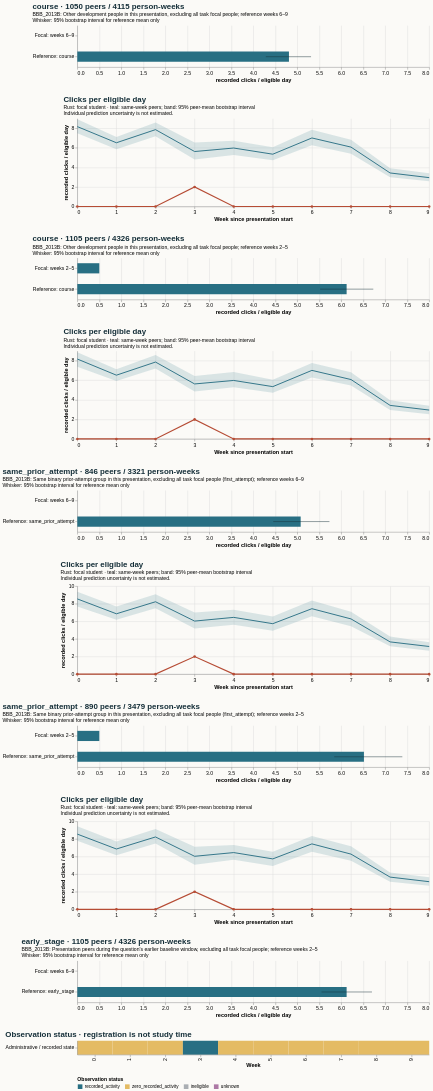

Write a Vega-Lite specification for this figure.
### Vega-Lite specification from a JSON file in a GitHub repository (floating-point values rounded to 4 significant figures)
{"$schema": "https://vega.github.io/schema/vega-lite/v5.20.1.json", "config": {"axis": {"labelFontSize": 11, "titleFontSize": 12}, "background": "#fbfaf7", "font": "sans-serif", "title": {"anchor": "start", "color": "#142e38", "fontSize": 17, "subtitleFontSize": 11}, "view": {"continuousHeight": 300, "continuousWidth": 300, "stroke": null}}, "datasets": {"data-092aed2665f8f89548e53bca0a2a637e": [{"end_day": 6, "focal_value": 0.0, "peer_ci_high": 8.939, "peer_ci_low": 7.497, "peer_mean": 8.174, "peer_observations": 1127, "peer_people": 1127, "reference": "course", "unit": "recorded clicks / eligible day", "week": 0}, {"end_day": 13, "focal_value": 0.0, "peer_ci_high": 7.107, "peer_ci_low": 5.869, "peer_mean": 6.521, "peer_observations": 1121, "peer_people": 1121, "reference": "course", "unit": "recorded clicks / eligible day", "week": 1}, {"end_day": 20, "focal_value": 0.0, "peer_ci_high": 8.592, "peer_ci_low": 7.179, "peer_mean": 7.865, "peer_observations": 1105, "peer_people": 1105, "reference": "course", "unit": "recorded clicks / eligible day", "week": 2}, {"end_day": 27, "focal_value": 2.0, "peer_ci_high": 6.537, "peer_ci_low": 4.809, "peer_mean": 5.625, "peer_observations": 1098, "peer_people": 1098, "reference": "course", "unit": "recorded clicks / eligible day", "week": 3}, {"end_day": 34, "focal_value": 0.0, "peer_ci_high": 6.728, "peer_ci_low": 5.265, "peer_mean": 5.982, "peer_observations": 1065, "peer_people": 1065, "reference": "course", "unit": "recorded clicks / eligible day", "week": 4}, {"end_day": 41, "focal_value": 0.0, "peer_ci_high": 6.074, "peer_ci_low": 4.743, "peer_mean": 5.35, "peer_observations": 1058, "peer_people": 1058, "reference": "course", "unit": "recorded clicks / eligible day", "week": 5}, {"end_day": 48, "focal_value": 0.0, "peer_ci_high": 7.841, "peer_ci_low": 6.268, "peer_mean": 7.012, "peer_observations": 1050, "peer_people": 1050, "reference": "course", "unit": "recorded clicks / eligible day", "week": 6}, {"end_day": 55, "focal_value": 0.0, "peer_ci_high": 6.835, "peer_ci_low": 5.396, "peer_mean": 6.076, "peer_observations": 1034, "peer_people": 1034, "reference": "course", "unit": "recorded clicks / eligible day", "week": 7}, {"end_day": 62, "focal_value": 0.0, "peer_ci_high": 3.903, "peer_ci_low": 2.99, "peer_mean": 3.431, "peer_observations": 1024, "peer_people": 1024, "reference": "course", "unit": "recorded clicks / eligible day", "week": 8}, {"end_day": 69, "focal_value": 0.0, "peer_ci_high": 3.402, "peer_ci_low": 2.585, "peer_mean": 2.953, "peer_observations": 1007, "peer_people": 1007, "reference": "course", "unit": "recorded clicks / eligible day", "week": 9}], "data-0f97547ea3e8c6976fefa3403fdad0dd": [{"hi": null, "lo": null, "series": "Focal: weeks 6–9", "value": 0.0}, {"hi": 6.699, "lo": 5.552, "series": "Reference: early_stage", "value": 6.123}], "data-15bd0a94f42031a5454b2a7a902c4ceb": [{"hi": null, "lo": null, "series": "Focal: weeks 6–9", "value": 0.0}, {"hi": 5.732, "lo": 4.455, "series": "Reference: same_prior_attempt", "value": 5.078}], "data-27675694b7fa9c5cc173b737cc0cf47d": [{"end_day": 6, "focal_value": 0.0, "peer_ci_high": 8.86, "peer_ci_low": 7.392, "peer_mean": 8.174, "peer_observations": 1127, "peer_people": 1127, "reference": "course", "unit": "recorded clicks / eligible day", "week": 0}, {"end_day": 13, "focal_value": 0.0, "peer_ci_high": 7.13, "peer_ci_low": 5.917, "peer_mean": 6.521, "peer_observations": 1121, "peer_people": 1121, "reference": "course", "unit": "recorded clicks / eligible day", "week": 1}, {"end_day": 20, "focal_value": 0.0, "peer_ci_high": 8.589, "peer_ci_low": 7.215, "peer_mean": 7.865, "peer_observations": 1105, "peer_people": 1105, "reference": "course", "unit": "recorded clicks / eligible day", "week": 2}, {"end_day": 27, "focal_value": 2.0, "peer_ci_high": 6.442, "peer_ci_low": 4.861, "peer_mean": 5.625, "peer_observations": 1098, "peer_people": 1098, "reference": "course", "unit": "recorded clicks / eligible day", "week": 3}, {"end_day": 34, "focal_value": 0.0, "peer_ci_high": 6.835, "peer_ci_low": 5.299, "peer_mean": 5.982, "peer_observations": 1065, "peer_people": 1065, "reference": "course", "unit": "recorded clicks / eligible day", "week": 4}, {"end_day": 41, "focal_value": 0.0, "peer_ci_high": 6.064, "peer_ci_low": 4.731, "peer_mean": 5.35, "peer_observations": 1058, "peer_people": 1058, "reference": "course", "unit": "recorded clicks / eligible day", "week": 5}, {"end_day": 48, "focal_value": 0.0, "peer_ci_high": 7.763, "peer_ci_low": 6.285, "peer_mean": 7.012, "peer_observations": 1050, "peer_people": 1050, "reference": "course", "unit": "recorded clicks / eligible day", "week": 6}, {"end_day": 55, "focal_value": 0.0, "peer_ci_high": 6.816, "peer_ci_low": 5.458, "peer_mean": 6.076, "peer_observations": 1034, "peer_people": 1034, "reference": "course", "unit": "recorded clicks / eligible day", "week": 7}, {"end_day": 62, "focal_value": 0.0, "peer_ci_high": 3.95, "peer_ci_low": 2.97, "peer_mean": 3.431, "peer_observations": 1024, "peer_people": 1024, "reference": "course", "unit": "recorded clicks / eligible day", "week": 8}, {"end_day": 69, "focal_value": 0.0, "peer_ci_high": 3.383, "peer_ci_low": 2.535, "peer_mean": 2.953, "peer_observations": 1007, "peer_people": 1007, "reference": "course", "unit": "recorded clicks / eligible day", "week": 9}], "data-2b53c840f0656765f171b433c8e87623": [{"hi": null, "lo": null, "series": "Focal: weeks 2–5", "value": 0.5}, {"hi": 7.389, "lo": 5.841, "series": "Reference: same_prior_attempt", "value": 6.516}], "data-4848afc6112438ee59a29af24425f1d0": [{"hi": null, "lo": null, "series": "Focal: weeks 2–5", "value": 0.5}, {"hi": 6.729, "lo": 5.521, "series": "Reference: course", "value": 6.123}], "data-490a78820f14927584cc0202bfed4242": [{"end_day": 6, "focal_value": 0.0, "peer_ci_high": 9.433, "peer_ci_low": 7.803, "peer_mean": 8.549, "peer_observations": 904, "peer_people": 904, "reference": "same_prior_attempt", "unit": "recorded clicks / eligible day", "week": 0}, {"end_day": 13, "focal_value": 0.0, "peer_ci_high": 7.708, "peer_ci_low": 6.14, "peer_mean": 6.858, "peer_observations": 900, "peer_people": 900, "reference": "same_prior_attempt", "unit": "recorded clicks / eligible day", "week": 1}, {"end_day": 20, "focal_value": 0.0, "peer_ci_high": 9.122, "peer_ci_low": 7.487, "peer_mean": 8.227, "peer_observations": 890, "peer_people": 890, "reference": "same_prior_attempt", "unit": "recorded clicks / eligible day", "week": 2}, {"end_day": 27, "focal_value": 2.0, "peer_ci_high": 7.109, "peer_ci_low": 5.059, "peer_mean": 6.029, "peer_observations": 883, "peer_people": 883, "reference": "same_prior_attempt", "unit": "recorded clicks / eligible day", "week": 3}, {"end_day": 34, "focal_value": 0.0, "peer_ci_high": 7.306, "peer_ci_low": 5.624, "peer_mean": 6.45, "peer_observations": 855, "peer_people": 855, "reference": "same_prior_attempt", "unit": "recorded clicks / eligible day", "week": 4}, {"end_day": 41, "focal_value": 0.0, "peer_ci_high": 6.549, "peer_ci_low": 4.926, "peer_mean": 5.734, "peer_observations": 851, "peer_people": 851, "reference": "same_prior_attempt", "unit": "recorded clicks / eligible day", "week": 5}, {"end_day": 48, "focal_value": 0.0, "peer_ci_high": 8.348, "peer_ci_low": 6.554, "peer_mean": 7.438, "peer_observations": 846, "peer_people": 846, "reference": "same_prior_attempt", "unit": "recorded clicks / eligible day", "week": 6}, {"end_day": 55, "focal_value": 0.0, "peer_ci_high": 7.167, "peer_ci_low": 5.509, "peer_mean": 6.276, "peer_observations": 835, "peer_people": 835, "reference": "same_prior_attempt", "unit": "recorded clicks / eligible day", "week": 7}, {"end_day": 62, "focal_value": 0.0, "peer_ci_high": 4.193, "peer_ci_low": 3.141, "peer_mean": 3.663, "peer_observations": 827, "peer_people": 827, "reference": "same_prior_attempt", "unit": "recorded clicks / eligible day", "week": 8}, {"end_day": 69, "focal_value": 0.0, "peer_ci_high": 3.643, "peer_ci_low": 2.681, "peer_mean": 3.142, "peer_observations": 813, "peer_people": 813, "reference": "same_prior_attempt", "unit": "recorded clicks / eligible day", "week": 9}], "data-4a65ae7c8f1438d2d9c8ff5cc64fba4d": [{"eligible_days": 7.0, "end_day": 6, "logging_completeness": "unknown", "observation_status": "zero_recorded_activity", "row": "Administrative / recorded state", "score_status": "withheld_release_time_unknown", "start_day": 0, "value": 0.0, "week": 0}, {"eligible_days": 7.0, "end_day": 13, "logging_completeness": "unknown", "observation_status": "zero_recorded_activity", "row": "Administrative / recorded state", "score_status": "withheld_release_time_unknown", "start_day": 7, "value": 0.0, "week": 1}, {"eligible_days": 7.0, "end_day": 20, "logging_completeness": "unknown", "observation_status": "zero_recorded_activity", "row": "Administrative / recorded state", "score_status": "withheld_release_time_unknown", "start_day": 14, "value": 0.0, "week": 2}, {"eligible_days": 7.0, "end_day": 27, "logging_completeness": "unknown", "observation_status": "recorded_activity", "row": "Administrative / recorded state", "score_status": "withheld_release_time_unknown", "start_day": 21, "value": 2.0, "week": 3}, {"eligible_days": 7.0, "end_day": 34, "logging_completeness": "unknown", "observation_status": "zero_recorded_activity", "row": "Administrative / recorded state", "score_status": "withheld_release_time_unknown", "start_day": 28, "value": 0.0, "week": 4}, {"eligible_days": 7.0, "end_day": 41, "logging_completeness": "unknown", "observation_status": "zero_recorded_activity", "row": "Administrative / recorded state", "score_status": "withheld_release_time_unknown", "start_day": 35, "value": 0.0, "week": 5}, {"eligible_days": 7.0, "end_day": 48, "logging_completeness": "unknown", "observation_status": "zero_recorded_activity", "row": "Administrative / recorded state", "score_status": "withheld_release_time_unknown", "start_day": 42, "value": 0.0, "week": 6}, {"eligible_days": 7.0, "end_day": 55, "logging_completeness": "unknown", "observation_status": "zero_recorded_activity", "row": "Administrative / recorded state", "score_status": "withheld_release_time_unknown", "start_day": 49, "value": 0.0, "week": 7}, {"eligible_days": 7.0, "end_day": 62, "logging_completeness": "unknown", "observation_status": "zero_recorded_activity", "row": "Administrative / recorded state", "score_status": "withheld_release_time_unknown", "start_day": 56, "value": 0.0, "week": 8}, {"eligible_days": 7.0, "end_day": 69, "logging_completeness": "unknown", "observation_status": "zero_recorded_activity", "row": "Administrative / recorded state", "score_status": "withheld_release_time_unknown", "start_day": 63, "value": 0.0, "week": 9}], "data-bcdba0b46f94e5c51eabcc0adb557a06": [{"hi": null, "lo": null, "series": "Focal: weeks 6–9", "value": 0.0}, {"hi": 5.314, "lo": 4.285, "series": "Reference: course", "value": 4.811}], "data-c6bc4157449cc35b73739f62b24f3217": [{"end_day": 6, "focal_value": 0.0, "peer_ci_high": 9.351, "peer_ci_low": 7.689, "peer_mean": 8.549, "peer_observations": 904, "peer_people": 904, "reference": "same_prior_attempt", "unit": "recorded clicks / eligible day", "week": 0}, {"end_day": 13, "focal_value": 0.0, "peer_ci_high": 7.68, "peer_ci_low": 6.185, "peer_mean": 6.858, "peer_observations": 900, "peer_people": 900, "reference": "same_prior_attempt", "unit": "recorded clicks / eligible day", "week": 1}, {"end_day": 20, "focal_value": 0.0, "peer_ci_high": 9.076, "peer_ci_low": 7.483, "peer_mean": 8.227, "peer_observations": 890, "peer_people": 890, "reference": "same_prior_attempt", "unit": "recorded clicks / eligible day", "week": 2}, {"end_day": 27, "focal_value": 2.0, "peer_ci_high": 7.013, "peer_ci_low": 5.188, "peer_mean": 6.029, "peer_observations": 883, "peer_people": 883, "reference": "same_prior_attempt", "unit": "recorded clicks / eligible day", "week": 3}, {"end_day": 34, "focal_value": 0.0, "peer_ci_high": 7.314, "peer_ci_low": 5.608, "peer_mean": 6.45, "peer_observations": 855, "peer_people": 855, "reference": "same_prior_attempt", "unit": "recorded clicks / eligible day", "week": 4}, {"end_day": 41, "focal_value": 0.0, "peer_ci_high": 6.557, "peer_ci_low": 4.932, "peer_mean": 5.734, "peer_observations": 851, "peer_people": 851, "reference": "same_prior_attempt", "unit": "recorded clicks / eligible day", "week": 5}, {"end_day": 48, "focal_value": 0.0, "peer_ci_high": 8.381, "peer_ci_low": 6.584, "peer_mean": 7.438, "peer_observations": 846, "peer_people": 846, "reference": "same_prior_attempt", "unit": "recorded clicks / eligible day", "week": 6}, {"end_day": 55, "focal_value": 0.0, "peer_ci_high": 7.077, "peer_ci_low": 5.456, "peer_mean": 6.276, "peer_observations": 835, "peer_people": 835, "reference": "same_prior_attempt", "unit": "recorded clicks / eligible day", "week": 7}, {"end_day": 62, "focal_value": 0.0, "peer_ci_high": 4.271, "peer_ci_low": 3.167, "peer_mean": 3.663, "peer_observations": 827, "peer_people": 827, "reference": "same_prior_attempt", "unit": "recorded clicks / eligible day", "week": 8}, {"end_day": 69, "focal_value": 0.0, "peer_ci_high": 3.638, "peer_ci_low": 2.667, "peer_mean": 3.142, "peer_observations": 813, "peer_people": 813, "reference": "same_prior_attempt", "unit": "recorded clicks / eligible day", "week": 9}]}, "resolve": {"scale": {"color": "independent"}}, "spacing": 28, "vconcat": [{"data": {"name": "data-bcdba0b46f94e5c51eabcc0adb557a06"}, "height": 90, "layer": [{"encoding": {"x": {"field": "value", "scale": {"domain": [0, 7.759], "zero": true}, "title": "recorded clicks / eligible day", "type": "quantitative"}, "y": {"field": "series", "sort": null, "title": null, "type": "nominal"}}, "mark": {"color": "#286f83", "size": 22, "type": "bar"}}, {"encoding": {"x": {"field": "lo", "type": "quantitative"}, "x2": {"field": "hi"}, "y": {"field": "series", "sort": null, "title": null, "type": "nominal"}}, "mark": {"color": "#142e38", "type": "rule"}}], "title": {"subtitle": ["BBB_2013B: Other development people in this presentation, excluding all task focal people; reference weeks 6–9", "Whisker: 95% bootstrap interval for reference mean only"], "text": "course · 1050 peers / 4115 person-weeks"}, "width": 760}, {"data": {"name": "data-092aed2665f8f89548e53bca0a2a637e"}, "height": 190, "layer": [{"encoding": {"x": {"axis": {"tickMinStep": 1}, "field": "week", "title": "Week since presentation start", "type": "quantitative"}, "y": {"field": "peer_ci_low", "scale": {"zero": true}, "title": "recorded clicks / eligible day", "type": "quantitative"}, "y2": {"field": "peer_ci_high"}}, "mark": {"color": "#286f83", "opacity": 0.16, "type": "area"}}, {"encoding": {"tooltip": [{"field": "week", "type": "quantitative"}, {"field": "peer_mean", "type": "quantitative"}, {"field": "peer_people", "type": "quantitative"}, {"field": "peer_observations", "type": "quantitative"}], "x": {"field": "week", "type": "quantitative"}, "y": {"field": "peer_mean", "type": "quantitative"}}, "mark": {"color": "#286f83", "strokeWidth": 2, "type": "line"}}, {"encoding": {"tooltip": [{"field": "week", "type": "quantitative"}, {"field": "focal_value", "type": "quantitative"}], "x": {"field": "week", "type": "quantitative"}, "y": {"field": "focal_value", "type": "quantitative"}}, "mark": {"color": "#b64c35", "point": {"color": "#b64c35"}, "strokeWidth": 2.5, "type": "line"}}], "title": {"subtitle": ["Rust: focal student · teal: same-week peers; band: 95% peer-mean bootstrap interval", "Individual prediction uncertainty is not estimated."], "text": "Clicks per eligible day"}, "width": 760}, {"data": {"name": "data-4848afc6112438ee59a29af24425f1d0"}, "height": 90, "layer": [{"encoding": {"x": {"field": "value", "scale": {"domain": [0, 7.759], "zero": true}, "title": "recorded clicks / eligible day", "type": "quantitative"}, "y": {"field": "series", "sort": null, "title": null, "type": "nominal"}}, "mark": {"color": "#286f83", "size": 22, "type": "bar"}}, {"encoding": {"x": {"field": "lo", "type": "quantitative"}, "x2": {"field": "hi"}, "y": {"field": "series", "sort": null, "title": null, "type": "nominal"}}, "mark": {"color": "#142e38", "type": "rule"}}], "title": {"subtitle": ["BBB_2013B: Other development people in this presentation, excluding all task focal people; reference weeks 2–5", "Whisker: 95% bootstrap interval for reference mean only"], "text": "course · 1105 peers / 4326 person-weeks"}, "width": 760}, {"data": {"name": "data-27675694b7fa9c5cc173b737cc0cf47d"}, "height": 190, "layer": [{"encoding": {"x": {"axis": {"tickMinStep": 1}, "field": "week", "title": "Week since presentation start", "type": "quantitative"}, "y": {"field": "peer_ci_low", "scale": {"zero": true}, "title": "recorded clicks / eligible day", "type": "quantitative"}, "y2": {"field": "peer_ci_high"}}, "mark": {"color": "#286f83", "opacity": 0.16, "type": "area"}}, {"encoding": {"tooltip": [{"field": "week", "type": "quantitative"}, {"field": "peer_mean", "type": "quantitative"}, {"field": "peer_people", "type": "quantitative"}, {"field": "peer_observations", "type": "quantitative"}], "x": {"field": "week", "type": "quantitative"}, "y": {"field": "peer_mean", "type": "quantitative"}}, "mark": {"color": "#286f83", "strokeWidth": 2, "type": "line"}}, {"encoding": {"tooltip": [{"field": "week", "type": "quantitative"}, {"field": "focal_value", "type": "quantitative"}], "x": {"field": "week", "type": "quantitative"}, "y": {"field": "focal_value", "type": "quantitative"}}, "mark": {"color": "#b64c35", "point": {"color": "#b64c35"}, "strokeWidth": 2.5, "type": "line"}}], "title": {"subtitle": ["Rust: focal student · teal: same-week peers; band: 95% peer-mean bootstrap interval", "Individual prediction uncertainty is not estimated."], "text": "Clicks per eligible day"}, "width": 760}, {"data": {"name": "data-15bd0a94f42031a5454b2a7a902c4ceb"}, "height": 90, "layer": [{"encoding": {"x": {"field": "value", "scale": {"domain": [0, 7.759], "zero": true}, "title": "recorded clicks / eligible day", "type": "quantitative"}, "y": {"field": "series", "sort": null, "title": null, "type": "nominal"}}, "mark": {"color": "#286f83", "size": 22, "type": "bar"}}, {"encoding": {"x": {"field": "lo", "type": "quantitative"}, "x2": {"field": "hi"}, "y": {"field": "series", "sort": null, "title": null, "type": "nominal"}}, "mark": {"color": "#142e38", "type": "rule"}}], "title": {"subtitle": ["BBB_2013B: Same binary prior-attempt group in this presentation, excluding all task focal people (first_attempt); reference weeks 6–9", "Whisker: 95% bootstrap interval for reference mean only"], "text": "same_prior_attempt · 846 peers / 3321 person-weeks"}, "width": 760}, {"data": {"name": "data-c6bc4157449cc35b73739f62b24f3217"}, "height": 190, "layer": [{"encoding": {"x": {"axis": {"tickMinStep": 1}, "field": "week", "title": "Week since presentation start", "type": "quantitative"}, "y": {"field": "peer_ci_low", "scale": {"zero": true}, "title": "recorded clicks / eligible day", "type": "quantitative"}, "y2": {"field": "peer_ci_high"}}, "mark": {"color": "#286f83", "opacity": 0.16, "type": "area"}}, {"encoding": {"tooltip": [{"field": "week", "type": "quantitative"}, {"field": "peer_mean", "type": "quantitative"}, {"field": "peer_people", "type": "quantitative"}, {"field": "peer_observations", "type": "quantitative"}], "x": {"field": "week", "type": "quantitative"}, "y": {"field": "peer_mean", "type": "quantitative"}}, "mark": {"color": "#286f83", "strokeWidth": 2, "type": "line"}}, {"encoding": {"tooltip": [{"field": "week", "type": "quantitative"}, {"field": "focal_value", "type": "quantitative"}], "x": {"field": "week", "type": "quantitative"}, "y": {"field": "focal_value", "type": "quantitative"}}, "mark": {"color": "#b64c35", "point": {"color": "#b64c35"}, "strokeWidth": 2.5, "type": "line"}}], "title": {"subtitle": ["Rust: focal student · teal: same-week peers; band: 95% peer-mean bootstrap interval", "Individual prediction uncertainty is not estimated."], "text": "Clicks per eligible day"}, "width": 760}, {"data": {"name": "data-2b53c840f0656765f171b433c8e87623"}, "height": 90, "layer": [{"encoding": {"x": {"field": "value", "scale": {"domain": [0, 7.759], "zero": true}, "title": "recorded clicks / eligible day", "type": "quantitative"}, "y": {"field": "series", "sort": null, "title": null, "type": "nominal"}}, "mark": {"color": "#286f83", "size": 22, "type": "bar"}}, {"encoding": {"x": {"field": "lo", "type": "quantitative"}, "x2": {"field": "hi"}, "y": {"field": "series", "sort": null, "title": null, "type": "nominal"}}, "mark": {"color": "#142e38", "type": "rule"}}], "title": {"subtitle": ["BBB_2013B: Same binary prior-attempt group in this presentation, excluding all task focal people (first_attempt); reference weeks 2–5", "Whisker: 95% bootstrap interval for reference mean only"], "text": "same_prior_attempt · 890 peers / 3479 person-weeks"}, "width": 760}, {"data": {"name": "data-490a78820f14927584cc0202bfed4242"}, "height": 190, "layer": [{"encoding": {"x": {"axis": {"tickMinStep": 1}, "field": "week", "title": "Week since presentation start", "type": "quantitative"}, "y": {"field": "peer_ci_low", "scale": {"zero": true}, "title": "recorded clicks / eligible day", "type": "quantitative"}, "y2": {"field": "peer_ci_high"}}, "mark": {"color": "#286f83", "opacity": 0.16, "type": "area"}}, {"encoding": {"tooltip": [{"field": "week", "type": "quantitative"}, {"field": "peer_mean", "type": "quantitative"}, {"field": "peer_people", "type": "quantitative"}, {"field": "peer_observations", "type": "quantitative"}], "x": {"field": "week", "type": "quantitative"}, "y": {"field": "peer_mean", "type": "quantitative"}}, "mark": {"color": "#286f83", "strokeWidth": 2, "type": "line"}}, {"encoding": {"tooltip": [{"field": "week", "type": "quantitative"}, {"field": "focal_value", "type": "quantitative"}], "x": {"field": "week", "type": "quantitative"}, "y": {"field": "focal_value", "type": "quantitative"}}, "mark": {"color": "#b64c35", "point": {"color": "#b64c35"}, "strokeWidth": 2.5, "type": "line"}}], "title": {"subtitle": ["Rust: focal student · teal: same-week peers; band: 95% peer-mean bootstrap interval", "Individual prediction uncertainty is not estimated."], "text": "Clicks per eligible day"}, "width": 760}, {"data": {"name": "data-0f97547ea3e8c6976fefa3403fdad0dd"}, "height": 90, "layer": [{"encoding": {"x": {"field": "value", "scale": {"domain": [0, 7.759], "zero": true}, "title": "recorded clicks / eligible day", "type": "quantitative"}, "y": {"field": "series", "sort": null, "title": null, "type": "nominal"}}, "mark": {"color": "#286f83", "size": 22, "type": "bar"}}, {"encoding": {"x": {"field": "lo", "type": "quantitative"}, "x2": {"field": "hi"}, "y": {"field": "series", "sort": null, "title": null, "type": "nominal"}}, "mark": {"color": "#142e38", "type": "rule"}}], "title": {"subtitle": ["BBB_2013B: Presentation peers during the question's earlier baseline window, excluding all task focal people; reference weeks 2–5", "Whisker: 95% bootstrap interval for reference mean only"], "text": "early_stage · 1105 peers / 4326 person-weeks"}, "width": 760}, {"data": {"name": "data-4a65ae7c8f1438d2d9c8ff5cc64fba4d"}, "encoding": {"color": {"field": "observation_status", "legend": {"labelLimit": 260, "orient": "bottom"}, "scale": {"domain": ["recorded_activity", "zero_recorded_activity", "ineligible", "unknown"], "range": ["#286f83", "#e4bb64", "#aaaeb3", "#ac78a5"]}, "title": "Observation status", "type": "nominal"}, "tooltip": [{"field": "week", "type": "quantitative"}, {"field": "eligible_days", "type": "quantitative"}, {"field": "observation_status", "type": "nominal"}, {"field": "logging_completeness", "type": "nominal"}], "x": {"field": "week", "title": "Week", "type": "ordinal"}, "y": {"field": "row", "title": null, "type": "nominal"}}, "height": 30, "mark": {"type": "rect"}, "title": "Observation status · registration is not study time", "width": 760}]}
